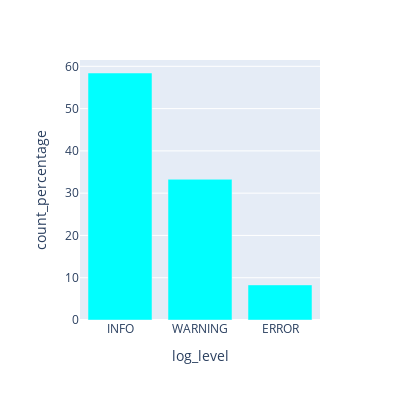

Notebook source saved alongside this figure:
### Code cell
# pie beshe
count_percentage_plot_by_column('log_level','aqua')

### Figure 1 — Plotly figure (JSON) as saved in the notebook; plotly's stock layout.template omitted (floating-point values rounded to 4 significant figures)
{"data": [{"alignmentgroup": "True", "hovertemplate": "log_level=%{x}<br>count_percentage=%{y}<extra></extra>", "legendgroup": "", "marker": {"color": "aqua", "pattern": {"shape": ""}}, "name": "", "offsetgroup": "", "orientation": "v", "showlegend": false, "textposition": "auto", "type": "bar", "x": ["INFO", "WARNING", "ERROR"], "xaxis": "x", "y": [58.42, 33.28, 8.3], "yaxis": "y"}], "layout": {"autosize": false, "barmode": "relative", "height": 400, "legend": {"tracegroupgap": 0}, "margin": {"t": 60}, "width": 400, "xaxis": {"anchor": "y", "domain": [0, 1], "title": {"text": "log_level"}}, "yaxis": {"anchor": "x", "domain": [0, 1], "title": {"text": "count_percentage"}}}}
